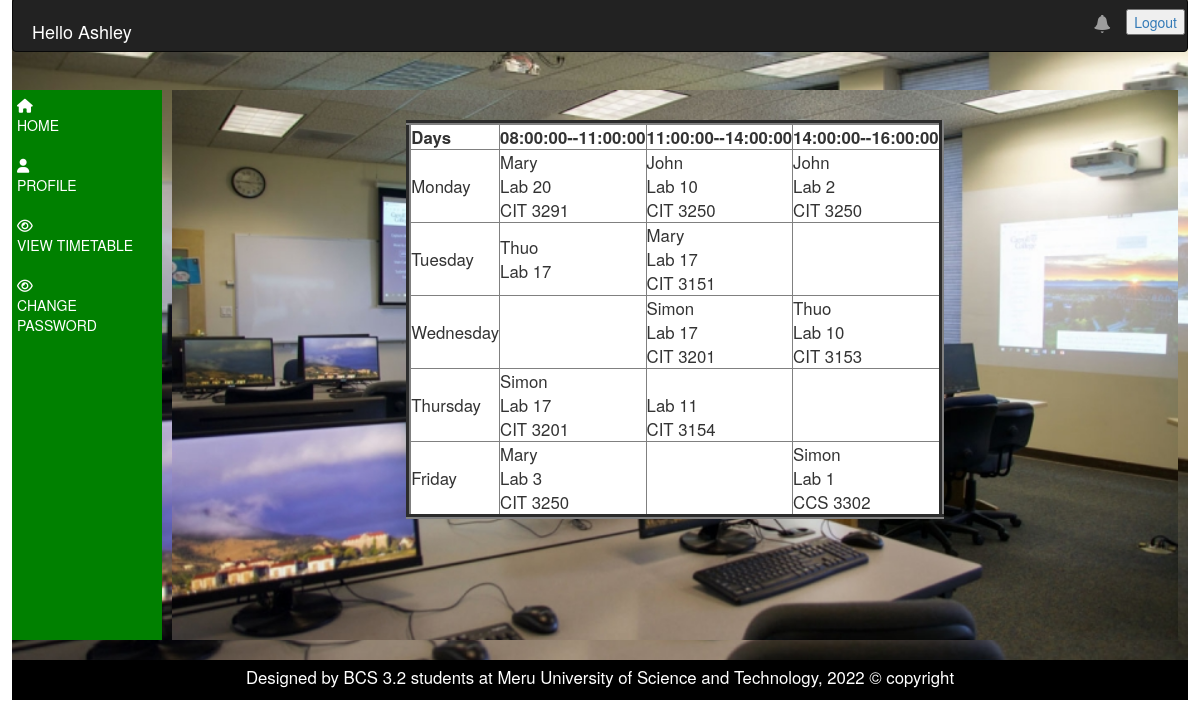
/student/studentdashboard.php?info=studentViewTimetable (signed in), run on the app's committed database.
### tables this page shows
CREATE TABLE `timetable` (
  `ID` int(11) NOT NULL,
  `department` varchar(20) NOT NULL,
  `courseCode` varchar(10) DEFAULT NULL,
  `lecturer` varchar(55) NOT NULL,
  `Program` varchar(50) NOT NULL,
  `start_time` varchar(50) NOT NULL,
  `finish_time` varchar(50) NOT NULL,
  `room` varchar(50) NOT NULL,
  `daysOfTheWeek` varchar(55) NOT NULL
);

### student/studentViewTimetable.php (the view, shortened to what this page needs)
<?php
require_once "../connect.php";
?>
<!DOCTYPE html>
<head>
</head>
<body>
      <div class="student_body">
        <div class="main__form">
      <div class="timetable">
                        <?php
$sql=("SELECT start_time, finish_time from timetable where start_time<'09:00:00' and Program=''");
$dep= mysqli_query($conn,$sql);
if($dp=mysqli_fetch_array($dep)){
}
else{
                        ?>
    <table border="5" bgcolor="white" cellspacing="0" align="center">
            <?php
echo "<tr>";
          echo "<th>Days</th>";
          $sql=("SELECT start_time, finish_time from timetable where start_time<'09:00:00' and Program='{$_SESSION['Program']}' ");
          $dep= mysqli_query($conn,$sql);
          if($dp=mysqli_fetch_array($dep)){
echo "<th>$dp[0]--$dp[1]</th>";
}
$sql=("SELECT start_time, finish_time from timetable where start_time <'12:00:00' and start_time >'09:00:00' and Program='{$_SESSION['Program']}' ");
$dep= mysqli_query($conn,$sql);
if($dp=mysqli_fetch_array($dep)){
echo "<th>$dp[0]--$dp[1]</th>";
}
$sql=("SELECT start_time, finish_time from timetable where start_time < '15:00:00' and start_time >'12:00:00' and Program='{$_SESSION['Program']}' ");
$dep= mysqli_query($conn,$sql);
if($dp=mysqli_fetch_array($dep)){
echo "<th>$dp[0]--$dp[1]</th>";
}
                echo"</tr>";
                    echo"<tr>";
                    ?>
            <td>Monday</td>
                                <?php
                                 $sql=("SELECT lecturer,room, courseCode, daysOfTheWeek,Program from timetable where daysOfTheWeek='Monday' and Program='{$_SESSION['Program']}'");
                                 $dep= mysqli_query($conn,$sql);
                                 while($dp=mysqli_fetch_array($dep)){
            echo "<td>$dp[0]<br>$dp[1]<br>$dp[2]</td>";
        }
            echo"</tr>";
            echo"<tr>";
            ?>
            <td>Tuesday</td>
                                <?php
                                 $sql=("SELECT lecturer, room, courseCode,  daysOfTheWeek,Program from timetable where daysOfTheWeek='Tuesday' and Program='{$_SESSION['Program']}'");
                                 $dep= mysqli_query($conn,$sql);
                                 while($dp=mysqli_fetch_array($dep)){
                                    echo "<td> $dp[0]<br>$dp[1]<br>$dp[2]</td>";
        }
            echo"</tr>";
            echo"<tr>";
            ?>
            <td>Wednesday</td>
                                <?php
                                $sql=("SELECT lecturer, room, courseCode, daysOfTheWeek,Program from timetable where daysOfTheWeek='Wednesday' and Program='{$_SESSION['Program']}'");
                                $dep= mysqli_query($conn,$sql);
                                while($dp=mysqli_fetch_array($dep)){
                                    echo "<td>$dp[0]<br>$dp[1]<br>$dp[2]</td>";
        }
            echo"</tr>";
            echo"<tr>";
            ?>
            <td>Thursday</td>
                                <?php
                                 $sql=("SELECT lecturer, room, courseCode, daysOfTheWeek,Program from timetable where daysOfTheWeek='Thursday' and Program='{$_SESSION['Program']}'");
                                 $dep= mysqli_query($conn,$sql);
                                 while($dp=mysqli_fetch_array($dep)){
                                    echo "<td>$dp[0]<br>$dp[1]<br>$dp[2]</td>";
        }
            echo"</tr>";
            echo"<tr>";
            ?>
            <td>Friday</td>
                                <?php
                                 $sql=("SELECT lecturer, room,courseCode, daysOfTheWeek,Program from timetable where daysOfTheWeek='Friday' and Program='{$_SESSION['Program']}'");
                                 $dep= mysqli_query($conn,$sql);
                                 while($dp=mysqli_fetch_array($dep)){
                                    echo "<td>$dp[0]<br>$dp[1]<br>$dp[2]</td>";
                                 }
            echo"</tr>";
                                }
  ?>
    </table>
    </div>
      </div>
    </div>
</body>
</html>

### student/studentdashboard.php (shortened to what this page needs)
<?php
include('../connect.php');
?>
<!DOCTYPE html>
<html lang="en">
<head>
    <link rel="stylesheet" href="css/style.css">
    <link rel="stylesheet" href="../fontawesome/css/all.css">
 <link rel="stylesheet" href="https://maxcdn.bootstrapcdn.com/bootstrap/3.3.6/css/bootstrap.min.css" />
</head>
<body>
   <div class="admin__main-body">
   <nav class="navbar navbar-inverse">
<div class="container">
 <div class="navbar-header">
<?php
$sql=("SELECT firstName FROM students WHERE studentID='{$_SESSION["studentID"]};
}'");
$dep= mysqli_query($conn,$sql);
while($dp=mysqli_fetch_array($dep)){
    $dp_id=$dp[0];
    echo "<option value='$dp_id'>"."Hello"." ".$dp[0]."</option>";
    }
?>
 </div>
 <ul class="nav navbar-nav navbar-right">
  <li class="dropdown">
   <a href="#" class="dropdown-toggle" data-toggle="dropdown"><span class="label label-pill label-danger count" style="border-radius:10px;"></span> <span class="glyphicon glyphicon-bell" style="font-size:18px;"></span></a>
   <li>
   <div class="log">
				 <button><a href="../logout.php">Logout</a></button>
			 </div>
   </li>
  </li>
 </ul>
</div>
</nav>
       <div class="admin__main-section">
             <div class="admin-links">
             <div>
             <a href="../index.php"><i class="fa fa-home "></i>
            <p>HOME</p>
          </a>
             </div>
          <div>
          <a href="studentdashboard.php?info=profile"><i class="fa fa-user"></i>
          <P>PROFILE</P>
          </a>
          </div>
          <div>
          <a href="studentdashboard.php?info=studentViewTimetable" class="">
            <i class="fa fa-eye"></i>
            <p>VIEW TIMETABLE</p>
          </a>
          </div>
          <div>
          <a href="studentdashboard.php?info=changePassword" class="">
            <i class="fa fa-eye"></i>
            <p>CHANGE PASSWORD</p>
          </a>
          </div>
          <div>
          </div>
             </div>
             <div class="admin-form">
                  <div id="">
                  <?php
				@$info=$_REQUEST['info'];
				if($info!="")
				{
          if($info=="studentViewTimetable")
				{
					include('studentViewTimetable.php');
					}
        }
				else
				{
				?>
                 <?php
                }
                ?>
       <div class="footer" style="background-color: black; height:40px">
   <p style="text-align: center; color:white; font-size:larger; padding-top:5px"> Designed by BCS 3.2 students at Meru University of Science and Technology, 2022 © copyright</p>
    </div>
</body>
</html>

### student/css/style.css (style rules this page uses)
.admin__main-body { margin: 0 auto; width: 98%; display: grid; grid-template-rows: 1fr 11fr; }
.admin__main-body .admin__main-section { display: grid; grid-template-columns: 1fr 11fr; }
.admin-form { background-image: url("/Images/computer-lab.jpg"); background-repeat: no-repeat; background-size: cover; }

### student/studentdashboard.php (style rules this page uses)
.admin__main-body { background-image: url("Images/computer-lab.jpg"); background-repeat: no-repeat; background-size: cover; height: 700px; justify-content: center; align-items: center; }
.admin__main-section .admin-links { height: 550px; width: 150px; background-color: green; }
.admin__main-section .admin-links div { padding: 5px 5px; justify-content: center; align-items: center; }
.admin__main-section .admin-links a { color: white; }
.admin-form { width: 98%; margin: 0 auto; align-items: center; justify-content: center; }
.log { margin: 10px 0 0 0; }
.navbar-header { color: white; margin-top: 20px; font-size: large; }

### student/studentViewTimetable.php (style rules this page uses)
.student_body { justify-content: center; align-items: center; }
.main__form { background-color: transparent; margin: 0 30px; justify-content: center; align-items: center; }
.timetable table { margin-top: 30px; background-color: white; font-size: larger; justify-content: center; align-items: center; }

### data on the page
timetable: lecturer "Mary", room "Lab 20", courseCode "CIT 3291"
timetable: lecturer "John", room "Lab 10", courseCode "CIT 3250"
timetable: lecturer "John", room "Lab 2", courseCode "CIT 3250"
timetable: lecturer "Thuo", room "Lab 17"
timetable: lecturer "Mary", room "Lab 17", courseCode "CIT 3151"
timetable: lecturer "Simon", room "Lab 17", courseCode "CIT 3201"
timetable: lecturer "Thuo", room "Lab 10", courseCode "CIT 3153"
timetable: lecturer "Simon", room "Lab 17", courseCode "CIT 3201"
timetable: room "Lab 11", courseCode "CIT 3154"
timetable: lecturer "Mary", room "Lab 3", courseCode "CIT 3250"
timetable: lecturer "Simon", room "Lab 1", courseCode "CCS 3302"

### other printed values
$dp[0] "08:00:00"
$dp[1] "11:00:00"
$dp[0] "11:00:00"
$dp[1] "14:00:00"
$dp[0] "14:00:00"
$dp[1] "16:00:00"
